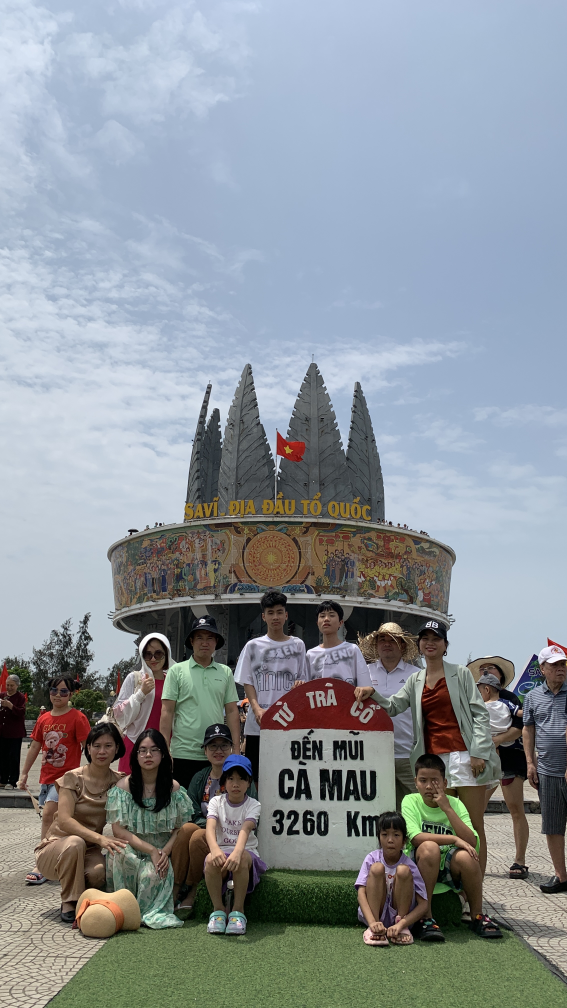
#> input picture data/IMG_7391.JPG, 2268 x 4032 px (shown at 1/4 size); its folder holds only this picture in this run
$ python -i utils.py   (imports and definitions only)
#> lines starting #> are read from the running program, lines starting #| are printed output that depends on the picture
"""
Helper functions:
    -
    -
    -
    -

"""
from time import process_time_ns
import numpy as np

from os import listdir

import skimage.io as io
from skimage.transform import resize
from skimage.color import rgb2ycbcr

from sklearn.preprocessing import normalize
from scipy.signal import convolve2d
from scipy import sparse
from tqdm import tqdm


def extract_lr_feature(img_lr):
    assert img_lr.ndim == 2, f"ndim = {img_lr.ndim}, expected 2. "
    h, w = img_lr.shape
    img_lr_feat = np.zeros((h, w, 4))

    # FIRST ORDER GRADIENTS
    hf1 = [[-1, 0, 1], ] # * 3
    vf1 = np.transpose(hf1)

    img_lr_feat[:, :, 0] = convolve2d(img_lr, hf1, 'same')
    img_lr_feat[:, :, 1] = convolve2d(img_lr, vf1, 'same')

    # SECOND ORDER GRADIENTS
    hf2 = [[1, 0, -2, 0, 1], ] #* 3
    vf2 = np.transpose(hf2)

    img_lr_feat[:, :, 2] = convolve2d(img_lr, hf2, 'same')
    img_lr_feat[:, :, 3] = convolve2d(img_lr, vf2, 'same')

    return img_lr_feat

# [290 lines left out: functions create_list_step, lin_scale, fss, sparse_solution, ScSR, scsr, not called in this run]

# [3 lines not run here, left out]

>>> import cv2
>>> picture = cv2.imread('data/IMG_7391.JPG', cv2.IMREAD_GRAYSCALE)
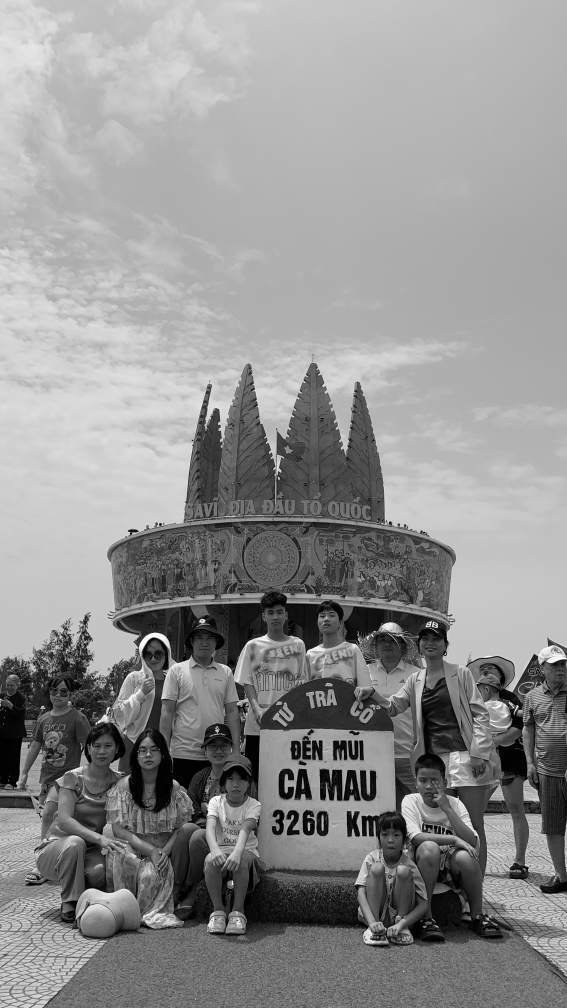
#> picture: shape (4032, 2268) (shown at 1/4 size); min 0, max 255, mean 144.8
>>> result = extract_lr_feature(picture)
#> in extract_lr_feature, `img_lr_feat[:, :, 0] = convolve2d(img_lr, hf1, 'same')`:
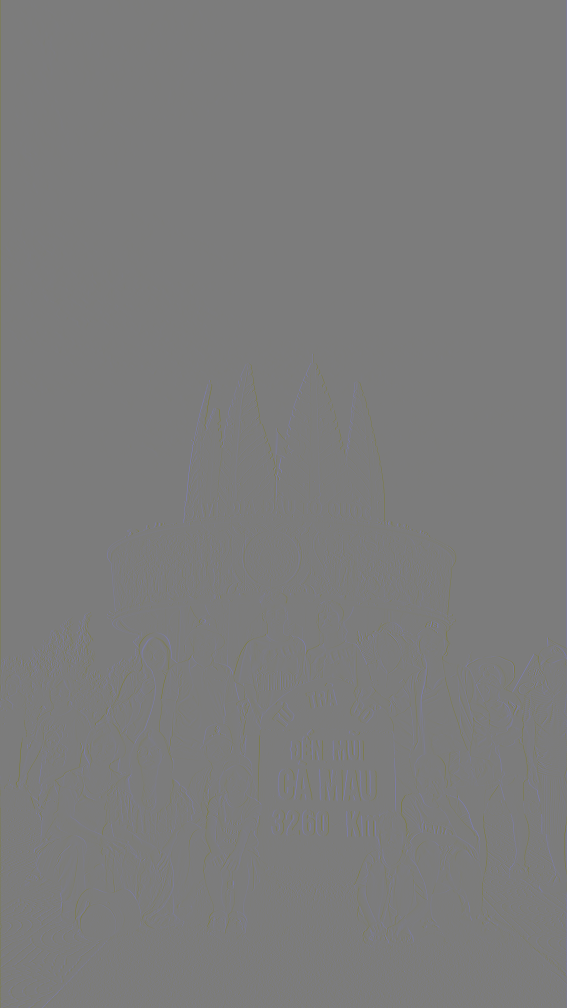
#> img_lr_feat: shape (4032, 2268, 4) float64 (shown at 1/4 size); mean of channels 0, 1, 2, 3 0, 0, 0, 0; drawn with min black and max white

$ run again, on data/lr_test_flower.png
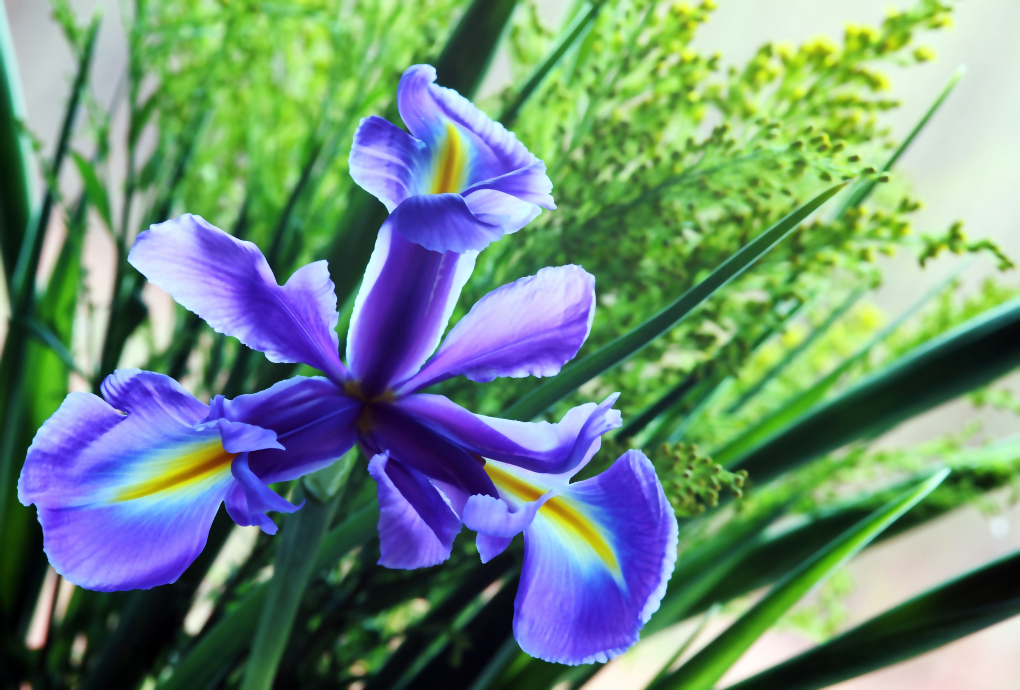
#> input picture data/lr_test_flower.png, 1020 x 690 px
#> `picture = cv2.imread('data/IMG_7391.JPG', cv2.IMREAD_GRAYSCALE)`:
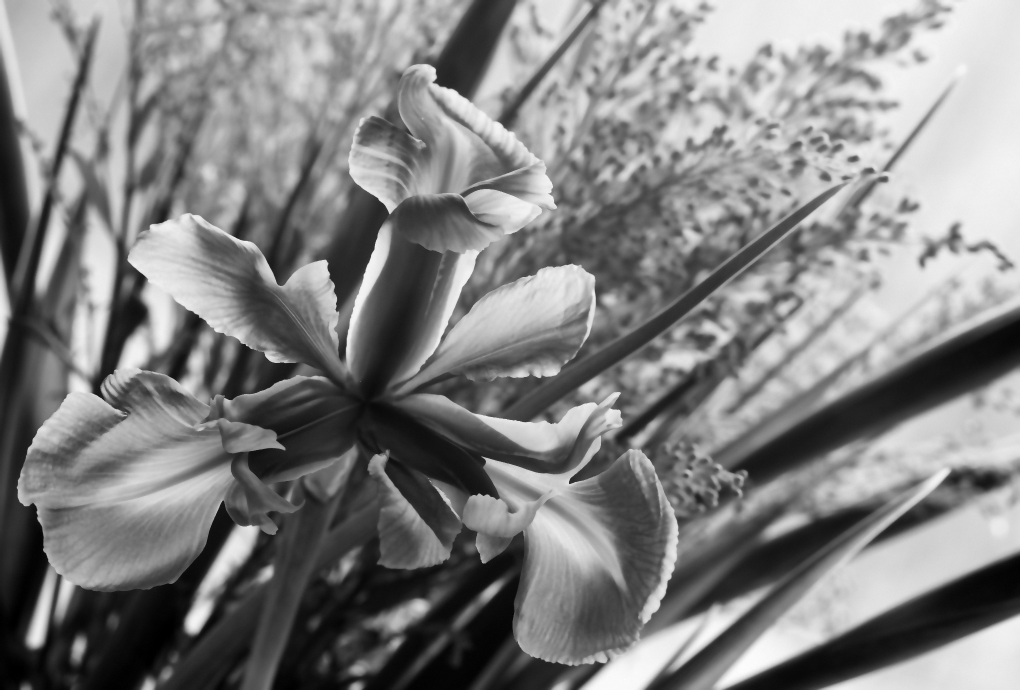
#> picture: shape (690, 1020); min 0, max 253, mean 129.7
#> in extract_lr_feature, `img_lr_feat[:, :, 2] = convolve2d(img_lr, hf2, 'same')`:
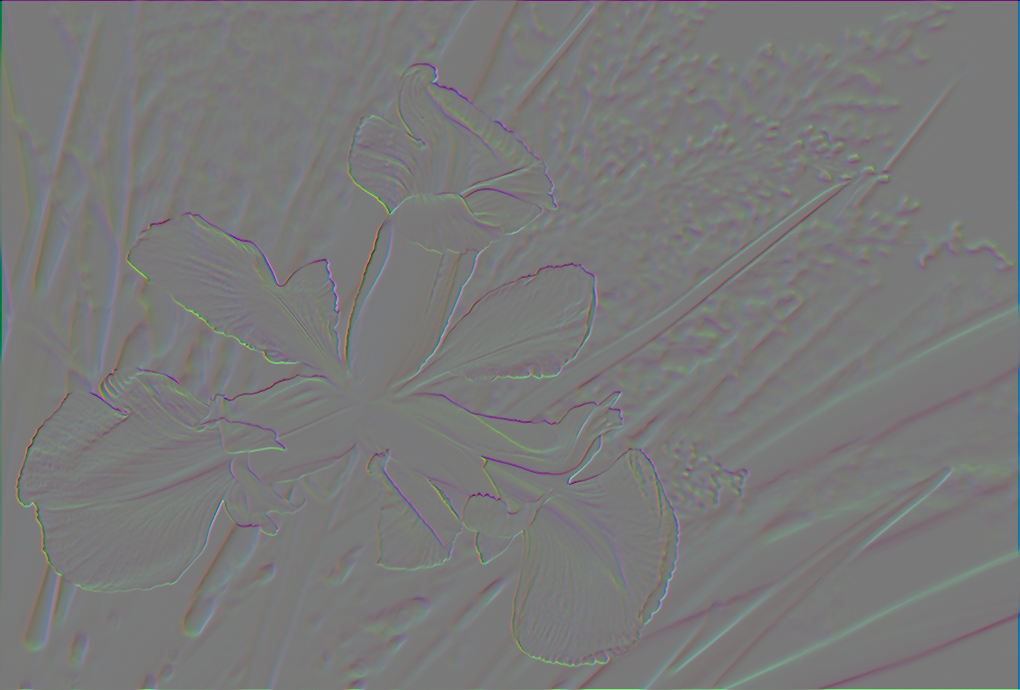
#> img_lr_feat: shape (690, 1020, 4) float64; mean of channels 0, 1, 2, 3 -0.1, 0.1, -0.5, 0; drawn with min black and max white
